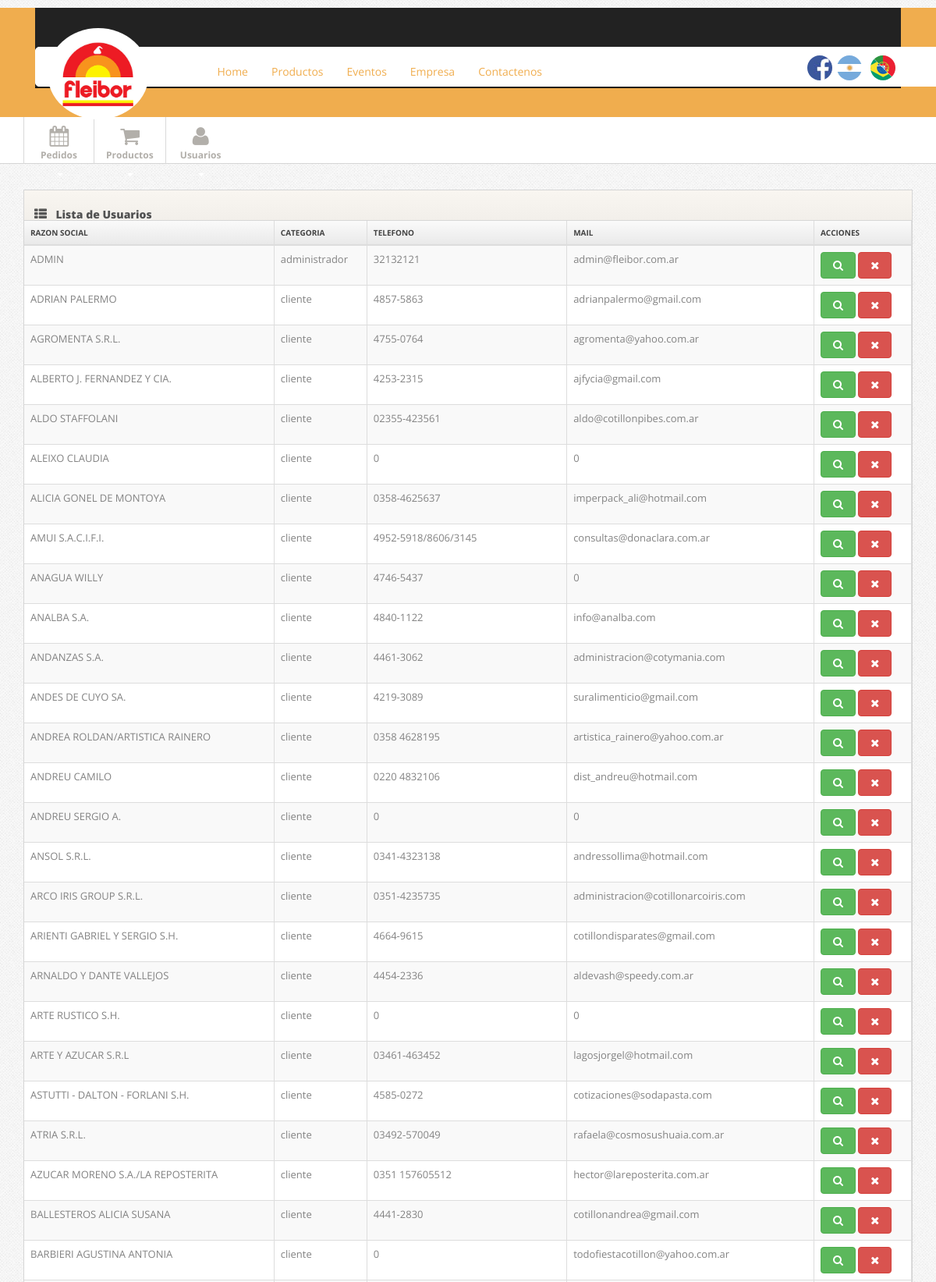
Page /admin/usuario-lista.php (signed in, upper part) on the committed database.
### tables this page shows
CREATE TABLE IF NOT EXISTS `usuarios` (
  `id` int(11) NOT NULL AUTO_INCREMENT,
  `codigo` varchar(10) NOT NULL,
  `categoria` tinyint(4) NOT NULL,
  `nombre` varchar(150) NOT NULL,
  `domicilio` varchar(250) NOT NULL,
  `localidad` varchar(250) NOT NULL,
  `telefono` varchar(50) NOT NULL,
  `mail` varchar(150) NOT NULL,
  `user` varchar(100) NOT NULL,
  `pass` varchar(250) NOT NULL,
  PRIMARY KEY (`id`)
);

CREATE TABLE IF NOT EXISTS `categorias` (
  `id` tinyint(4) NOT NULL AUTO_INCREMENT,
  `nombre` varchar(150) DEFAULT NULL,
  PRIMARY KEY (`id`)
);

### admin/class/User.class.php (called while the page is built, shortened)
<?php
class User
{
    public function getUsuarios()
    {
        $mysqli = DataBase::connex();
        $query = '
			SELECT
                usuarios.id as id,
                usuarios.nombre as nombre,
                usuarios.telefono as telefono,
                categorias.nombre as categoria,
                usuarios.mail as mail
            FROM
                usuarios,
                categorias
            WHERE
                usuarios.categoria = categorias.id
            ORDER BY
              nombre ASC
		';
        $result = $mysqli->query($query);
        if($result->num_rows > 0){
            while ($row = $result->fetch_assoc()){
                $users[] = $row;
            }
            return $users;
        }else{
            return false;
        }
    }
}
?>

### admin/usuario-lista.php (the view, shortened to what this page needs)
<?php
$user = new User();
$listadoUsuarios = $user->getUsuarios();
?>
<!DOCTYPE html>
<html lang="es">
<head>
    <?php include("includes/style.php"); ?>
</head>
<body>
<?php include("includes/header.php"); ?>
<?php include("includes/menu-admin.php"); ?>
<div class="main">
    <div class="container">
        <div class="widget widget-table action-table">
            <div class="widget-header"> <i class="icon-th-list"></i>
                <h3>Lista de Usuarios</h3>
            </div>
            <div class="widget-content">
                <table class="table table-striped table-bordered">
                    <thead>
                    <tr>
                        <th>Razon Social</th>
                        <th>Categoria</th>
                        <th>Telefono</th>
                        <th>Mail</th>
                        <th class="td-actions">Acciones</th>
                    </tr>
                    </thead>
                    <tbody>
                    <?php foreach($listadoUsuarios as $usuario){ ?>
                        <tr>
                            <td id="nombre-<?php echo $usuario['id']?>"><?php echo $usuario['nombre']?></td>
                            <td><?php echo $usuario['categoria']?></td>
                            <td><?php echo $usuario['telefono']?></td>
                            <td><?php echo $usuario['mail']?></td>
                            <td class="td-actions">
                                <a href="usuario-ver.php?usuario=<?php echo $usuario['id']?>" class="btn btn-small btn-success"><i class="btn-icon-only icon-search"> </i></a>
                                <a id="<?php echo $usuario['id']?>" href="#test-modal" class="btn btn-danger btn-small borrar-usuario"><i class="btn-icon-only icon-remove"> </i></a>
                            </td>
                        </tr>
                    <?php } ?>
                    </tbody>
                </table>
            </div>
        </div>
    </div>
</div>
</body>
</html>

### admin/css/style.css (style rules this page uses)
body { background: #f9f6f1; font: 13px/1.7em 'Open Sans'; }
.btn-icon-only { padding-right: 3px; padding-left: 3px; }
.table td { vertical-align: middle; }
.table-bordered th { background: #E9E9E9; background:-moz-linear-gradient(top, #FAFAFA 0%, #E9E9E9 100%); background:-webkit-gradient(linear, left top, left bottom, color-stop(0%,#FAFAFA), color-stop(100%,#E9E9E9)); background:-webkit-linear-gradient(top, #FAFAFA 0%,#E9E9E9 100%); background:-o-linear-gradient(top, #FAFAFA 0%,#E9E9E9 100%); background:-ms-linear-gradient(top, #FAFAFA 0%,#E9E9E9 100%); background:linear-gradient(top, #FAFAFA 0%,#E9E9E9 100%); filter: progid:DXImageTransform.Microsoft.gradient(startColorstr='#FAFAFA', endColorstr='#E9E9E9'); -ms-filter: "progid:DXImageTransform.Microsoft.gradient(startColorstr='#FAFAFA', endColorstr='#E9E9E9')"; font-size: 10px; color: #444; text-transform: uppercase; }
.main { padding-bottom: 2em; border-bottom: 1px solid #000; }
.widget { position: relative; clear: both; width: auto; margin-bottom: 2em; overflow: hidden; }
.widget-header { position: relative; height: 40px; line-height: 40px; background: #f9f6f1; background:-moz-linear-gradient(top, #f9f6f1 0%, #f2efea 100%); background:-webkit-gradient(linear, left top, left bottom, color-stop(0%,#f9f6f1), color-stop(100%,#f2efea)); background:-webkit-linear-gradient(top, #f9f6f1 0%,#f2efea 100%); background:-o-linear-gradient(top, #f9f6f1 0%,#f2efea 100%); background:-ms-linear-gradient(top, #f9f6f1 0%,#f2efea 100%); background:linear-gradient(top, #f9f6f1 0%,#f2efea 100%); filter: progid:DXImageTransform.Microsoft.gradient(startColorstr='#f9f6f1', endColorstr='#f2efea'); -ms-filter: "progid:DXImageTransform.Microsoft.gradient(startColorstr='#f9f6f1', endColorstr='#f2efea')"; border: 1px solid #d6d6d6; -webkit-background-clip: padding-box; }
.widget-header h3 { position: relative; top: 2px; left: 10px; display: inline-block; margin-right: 3em; font-size: 14px; font-weight: 800; color: #525252; line-height: 18px; text-shadow: 1px 1px 2px rgba(255,255,255,.5); }
.widget-header [class^="icon-"], .widget-header [class*=" icon-"] { display: inline-block; margin-left: 13px; margin-right: -2px; font-size: 16px; color: #555; vertical-align: middle; }
.widget-content { padding: 20px 15px 15px; background: #FFF; border: 1px solid #D5D5D5; -moz-border-radius: 5px; -webkit-border-radius: 5px; border-radius: 5px; }
.widget-header+.widget-content { border-top: none; -webkit-border-top-left-radius: 0; -webkit-border-top-right-radius: 0; -moz-border-radius-topleft: 0; -moz-border-radius-topright: 0; border-top-left-radius: 0; border-top-right-radius: 0; }
.widget-content:before, .widget-content:after { content:""; display:table; }
.widget-content:after { clear:both; }
.widget-content { zoom:1; }
.widget-table .widget-content { padding: 0; }
.widget-table .table { margin-bottom: 0; border: none; }
.widget-table .table tr td:first-child { border-left: none; }
.widget-table .table tr th:first-child { border-left: none; }

### libs/template-admin/css/pages/signin.css (style rules this page uses)
body { background: url(../../img/body-bg.png); color:#838383; font: 13px/1.7em 'Open Sans'; }

### rows in the picture
usuarios: nombre "ADMIN", categorias.nombre "administrador", telefono "32132121", mail "admin@fleibor.com.ar"
usuarios: nombre "ADRIAN PALERMO", categorias.nombre "cliente", telefono "4857-5863", mail "adrianpalermo@gmail.com"
usuarios: nombre "AGROMENTA S.R.L.", categorias.nombre "cliente", telefono "4755-0764", mail "agromenta@yahoo.com.ar"
usuarios: nombre "ALBERTO J. FERNANDEZ Y CIA.", categorias.nombre "cliente", telefono "4253-2315", mail "ajfycia@gmail.com"
usuarios: nombre "ALDO STAFFOLANI", categorias.nombre "cliente", telefono "02355-423561", mail "aldo@cotillonpibes.com.ar"
usuarios: nombre "ALEIXO CLAUDIA", categorias.nombre "cliente", telefono "0", mail "0"
usuarios: nombre "ALICIA GONEL DE MONTOYA", categorias.nombre "cliente", telefono "0358-4625637", mail "imperpack_ali@hotmail.com"
usuarios: nombre "AMUI S.A.C.I.F.I.", categorias.nombre "cliente", telefono "4952-5918/8606/3145", mail "consultas@donaclara.com.ar"
usuarios: nombre "ANAGUA WILLY", categorias.nombre "cliente", telefono "4746-5437", mail "0"
usuarios: nombre "ANALBA S.A.", categorias.nombre "cliente", telefono "4840-1122", mail "info@analba.com"
usuarios: nombre "ANDANZAS S.A.", categorias.nombre "cliente", telefono "4461-3062", mail "administracion@cotymania.com"
usuarios: nombre "ANDES DE CUYO SA.", categorias.nombre "cliente", telefono "4219-3089", mail "suralimenticio@gmail.com"
usuarios: nombre "ANDREA ROLDAN/ARTISTICA RAINERO", categorias.nombre "cliente", telefono "0358 4628195", mail "artistica_rainero@yahoo.com.ar"
usuarios: nombre "ANDREU CAMILO", categorias.nombre "cliente", telefono "0220 4832106", mail "dist_andreu@hotmail.com"
usuarios: nombre "ANDREU SERGIO A.", categorias.nombre "cliente", telefono "0", mail "0"
usuarios: nombre "ANSOL S.R.L.", categorias.nombre "cliente", telefono "0341-4323138", mail "andressollima@hotmail.com"
usuarios: nombre "ARCO IRIS GROUP S.R.L.", categorias.nombre "cliente", telefono "0351-4235735", mail "administracion@cotillonarcoiris.com"
usuarios: nombre "ARIENTI GABRIEL Y SERGIO S.H.", categorias.nombre "cliente", telefono "4664-9615", mail "cotillondisparates@gmail.com"
usuarios: nombre "ARNALDO Y DANTE VALLEJOS", categorias.nombre "cliente", telefono "4454-2336", mail "aldevash@speedy.com.ar"
usuarios: nombre "ARTE RUSTICO S.H.", categorias.nombre "cliente", telefono "0", mail "0"
usuarios: nombre "ARTE Y AZUCAR S.R.L", categorias.nombre "cliente", telefono "03461-463452", mail "lagosjorgel@hotmail.com"
usuarios: nombre "ASTUTTI - DALTON - FORLANI S.H.", categorias.nombre "cliente", telefono "4585-0272", mail "cotizaciones@sodapasta.com"
usuarios: nombre "ATRIA S.R.L.", categorias.nombre "cliente", telefono "03492-570049", mail "rafaela@cosmosushuaia.com.ar"
usuarios: nombre "AZUCAR MORENO S.A./LA REPOSTERITA", categorias.nombre "cliente", telefono "0351 157605512", mail "hector@lareposterita.com.ar"
usuarios: nombre "BALLESTEROS ALICIA SUSANA", categorias.nombre "cliente", telefono "4441-2830", mail "cotillonandrea@gmail.com"
usuarios: nombre "BARBIERI AGUSTINA ANTONIA", categorias.nombre "cliente", telefono "0", mail "todofiestacotillon@yahoo.com.ar"
